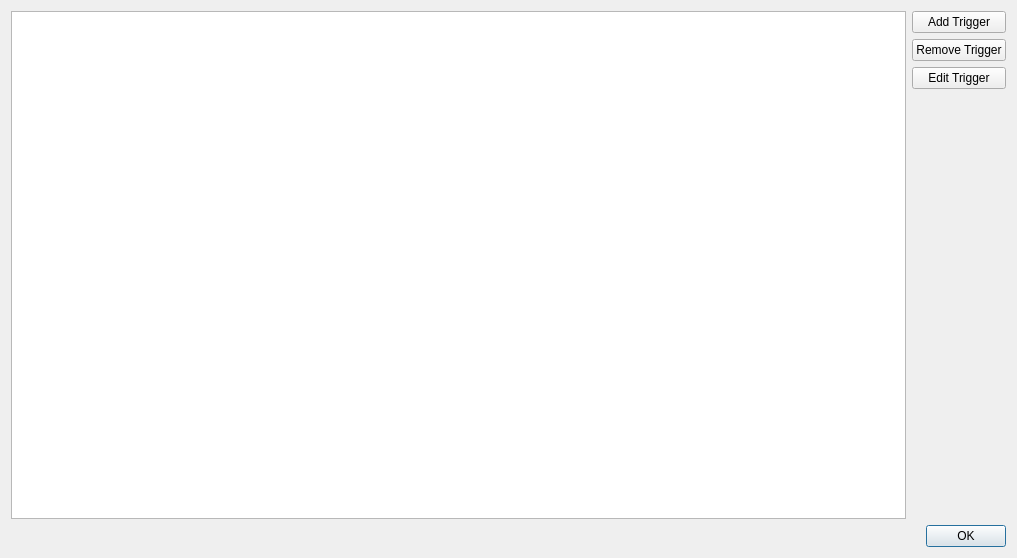
<?xml version="1.0" encoding="UTF-8"?>
<ui version="4.0">
 <class>SysOvrvObjTriggerDialog</class>
 <widget class="QDialog" name="SysOvrvObjTriggerDialog">
  <property name="geometry">
   <rect>
    <x>0</x>
    <y>0</y>
    <width>1017</width>
    <height>558</height>
   </rect>
  </property>
  <property name="sizePolicy">
   <sizepolicy hsizetype="Expanding" vsizetype="MinimumExpanding">
    <horstretch>0</horstretch>
    <verstretch>0</verstretch>
   </sizepolicy>
  </property>
  <property name="windowTitle">
   <string>Edit triggers for Object</string>
  </property>
  <layout class="QVBoxLayout" name="verticalLayout_2">
   <item>
    <layout class="QHBoxLayout" name="horizontalLayout">
     <item>
      <widget class="QColumnView" name="TriggerColumnView"/>
     </item>
     <item>
      <layout class="QVBoxLayout" name="verticalLayout">
       <item>
        <widget class="QPushButton" name="AddTriggerBtn">
         <property name="text">
          <string>Add Trigger</string>
         </property>
        </widget>
       </item>
       <item>
        <widget class="QPushButton" name="RemoveTriggerBtn">
         <property name="text">
          <string>Remove Trigger</string>
         </property>
        </widget>
       </item>
       <item>
        <widget class="QPushButton" name="EditTriggerBtn">
         <property name="text">
          <string>Edit Trigger</string>
         </property>
        </widget>
       </item>
       <item>
        <spacer name="verticalSpacer">
         <property name="orientation">
          <enum>Qt::Vertical</enum>
         </property>
         <property name="sizeHint" stdset="0">
          <size>
           <width>20</width>
           <height>40</height>
          </size>
         </property>
        </spacer>
       </item>
      </layout>
     </item>
    </layout>
   </item>
   <item>
    <widget class="QDialogButtonBox" name="buttonBox">
     <property name="orientation">
      <enum>Qt::Horizontal</enum>
     </property>
     <property name="standardButtons">
      <set>QDialogButtonBox::Ok</set>
     </property>
    </widget>
   </item>
  </layout>
 </widget>
 <resources/>
 <connections>
  <connection>
   <sender>buttonBox</sender>
   <signal>accepted()</signal>
   <receiver>SysOvrvObjTriggerDialog</receiver>
   <slot>accept()</slot>
   <hints>
    <hint type="sourcelabel">
     <x>248</x>
     <y>254</y>
    </hint>
    <hint type="destinationlabel">
     <x>157</x>
     <y>274</y>
    </hint>
   </hints>
  </connection>
  <connection>
   <sender>buttonBox</sender>
   <signal>rejected()</signal>
   <receiver>SysOvrvObjTriggerDialog</receiver>
   <slot>reject()</slot>
   <hints>
    <hint type="sourcelabel">
     <x>316</x>
     <y>260</y>
    </hint>
    <hint type="destinationlabel">
     <x>286</x>
     <y>274</y>
    </hint>
   </hints>
  </connection>
 </connections>
</ui>
